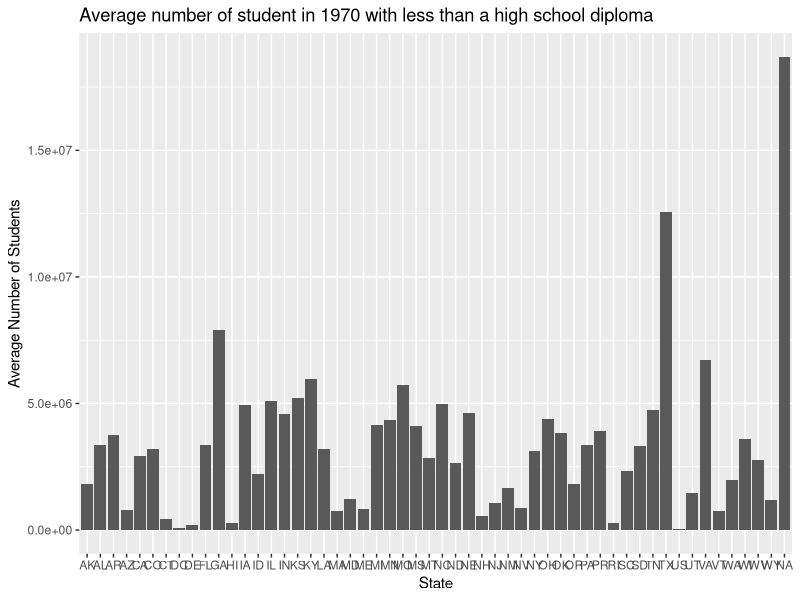
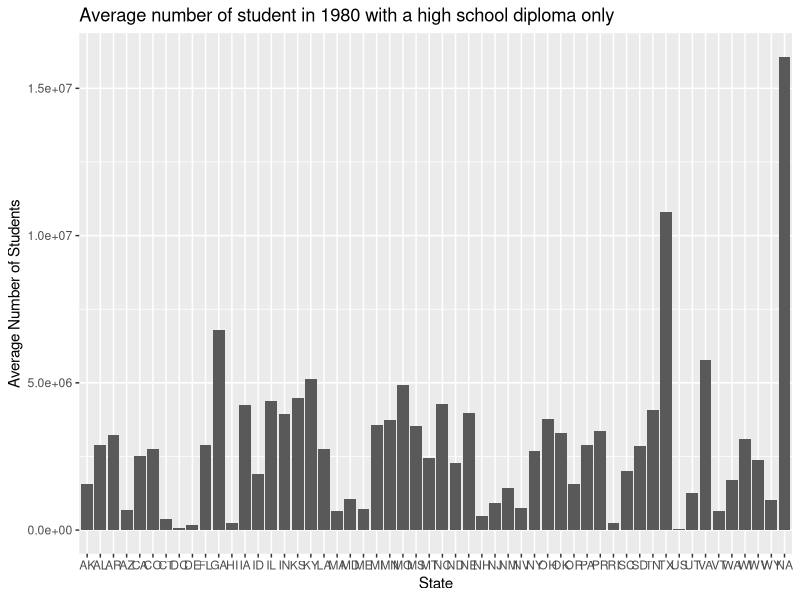
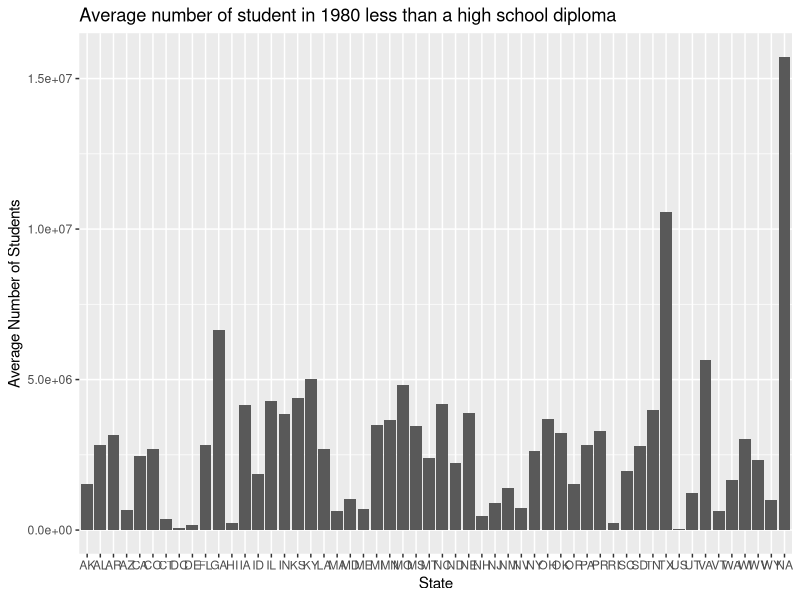
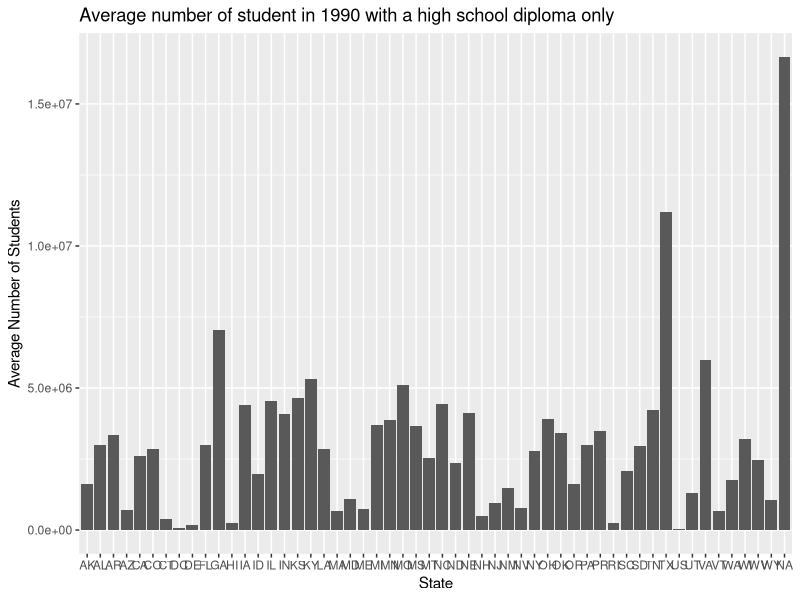
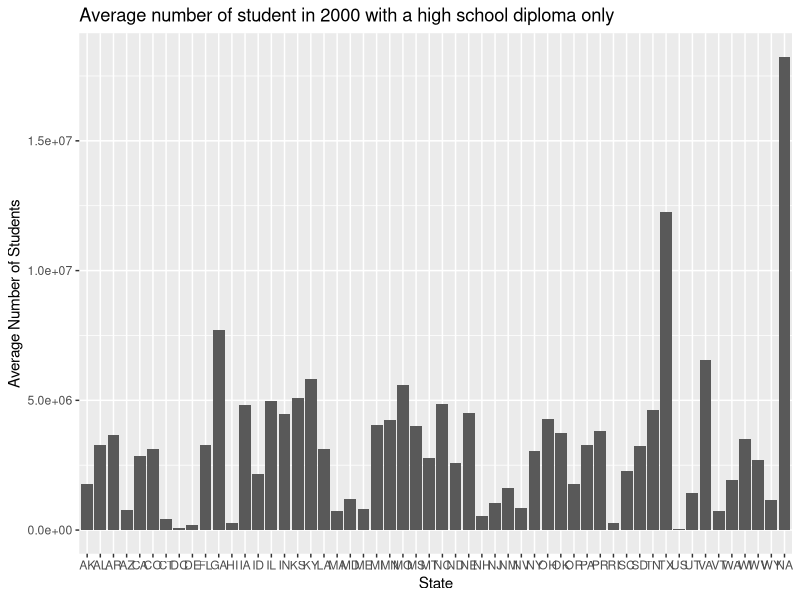
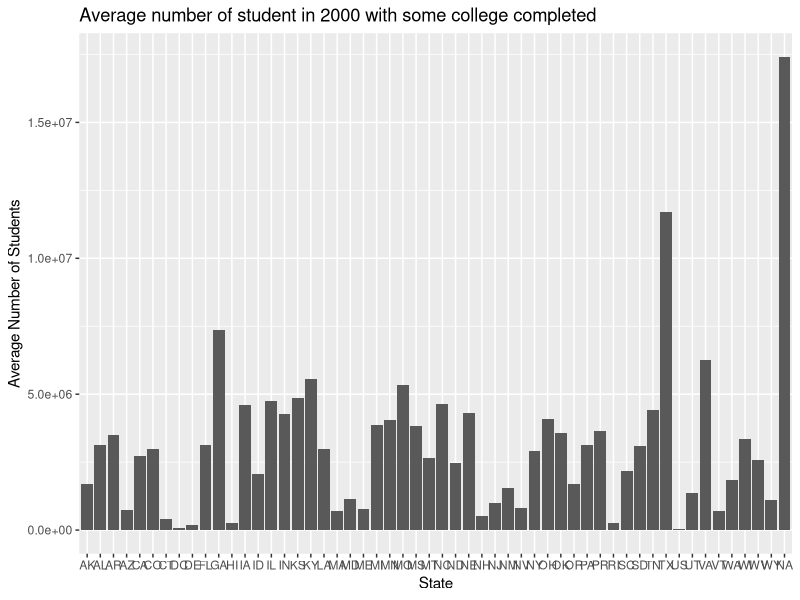
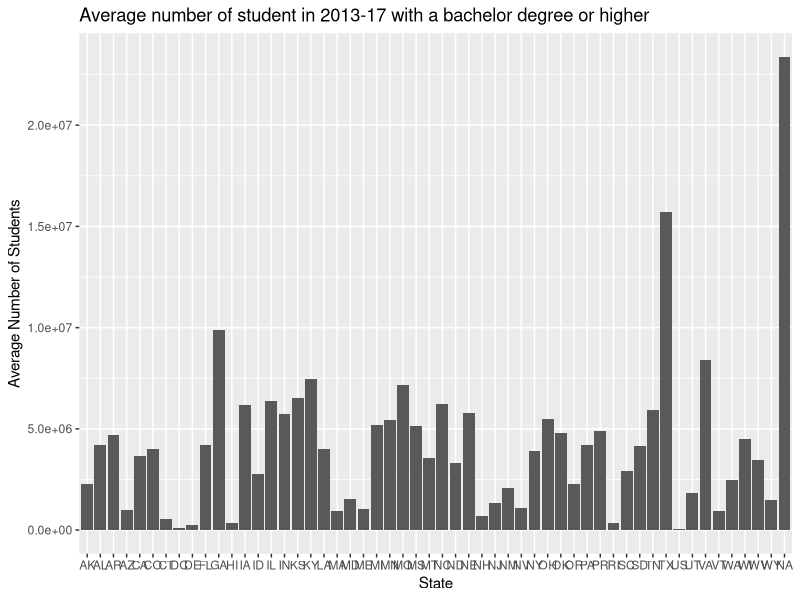

The R source for these figures, in order:
## ---- chunk 1
#install.packages("tidyverse")
suppressMessages(library("tidyverse"))
suppressMessages(library("dplyr"))
suppressMessages(library("tidyr"))

suppressMessages(education_attainment <- read_csv("./Education.csv"))

## ---- chunk 2
colnames(education_attainment)
#sapply(education_attainment, typeof)
#sapply(education_attainment, mode)
## ---- chunk 3
colnames(education_attainment)[colnames(education_attainment) == "FIPS Code"] <- "FIPS_Code"
colnames(education_attainment)[colnames(education_attainment) == "Area name"] <- "Area_Name"
colnames(education_attainment)[colnames(education_attainment) == "2003 Rural-urban Continuum Code"] <- "2003_Rural_Urban_Continuum_Code"
colnames(education_attainment)[colnames(education_attainment) == "2003 Urban Influence Code"] <- "2003_Urban_Influence_Code"
colnames(education_attainment)[colnames(education_attainment) == "2013 Rural-urban Continuum Code"] <- "2013_Rural_Urban_Continuum_Code"
colnames(education_attainment)[colnames(education_attainment) == "2013 Urban Influence Code"] <- "2013_Urban_Influence_Code"

colnames(education_attainment)[colnames(education_attainment) == "Less than a high school diploma, 1970"] <- "1970_Less_Than_High_School_Diploma"
colnames(education_attainment)[colnames(education_attainment) == "High school diploma only, 1970"] <- "1970_High_School_Diploma_Only"
colnames(education_attainment)[colnames(education_attainment) == "Some college (1-3 years), 1970"] <- "1970_Some_College"
colnames(education_attainment)[colnames(education_attainment) == "Four years of college or higher, 1970"] <- "1970_Bachelor_Degree_Or_Higher"
colnames(education_attainment)[colnames(education_attainment) == "Percent of adults with less than a high school diploma, 1970"] <- "1970_Percent_Less_Than_High_School_Diploma"
colnames(education_attainment)[colnames(education_attainment) == "Percent of adults with a high school diploma only, 1970"] <- "1970_Percent_High_School_Diploma_Only"
colnames(education_attainment)[colnames(education_attainment) == "Percent of adults completing some college (1-3 years), 1970"] <- "1970_Percent_Some_College"
colnames(education_attainment)[colnames(education_attainment) == "Percent of adults completing four years of college or higher, 1970"] <- "1970_Percent_Bachelor_Degree_Or_Higher"

colnames(education_attainment)[colnames(education_attainment) == "Less than a high school diploma, 1980"] <- "1980_Less_Than_High_School_Diploma"
colnames(education_attainment)[colnames(education_attainment) == "High school diploma only, 1980"] <- "1980_High_School_Diploma_Only"
colnames(education_attainment)[colnames(education_attainment) == "Some college (1-3 years), 1980"] <- "1980_Some_College"
colnames(education_attainment)[colnames(education_attainment) == "Four years of college or higher, 1980"] <- "1980_Bachelor_Degree_Or_Higher"
colnames(education_attainment)[colnames(education_attainment) == "Percent of adults with less than a high school diploma, 1980"] <- "1980_Percent_Less_Than_High_School_Diploma"
colnames(education_attainment)[colnames(education_attainment) == "Percent of adults with a high school diploma only, 1980"] <- "1980_Percent_High_School_Diploma_Only"
colnames(education_attainment)[colnames(education_attainment) == "Percent of adults completing some college (1-3 years), 1980"] <- "1980_Percent_Some_College"
colnames(education_attainment)[colnames(education_attainment) == "Percent of adults completing four years of college or higher, 1980"] <- "1980_Percent_Bachelor_Degree_Or_Higher"

colnames(education_attainment)[colnames(education_attainment) == "Less than a high school diploma, 1990"] <- "1990_Less_Than_High_School_Diploma"
colnames(education_attainment)[colnames(education_attainment) == "High school diploma only, 1990"] <- "1990_High_School_Diploma_Only"
colnames(education_attainment)[colnames(education_attainment) == "Some college or associate's degree, 1990"] <- "1990_Some_College"
colnames(education_attainment)[colnames(education_attainment) == "Bachelor's degree or higher, 1990"] <- "1990_Bachelor_Degree_Or_Higher"
colnames(education_attainment)[colnames(education_attainment) == "Percent of adults with less than a high school diploma, 1990"] <- "1990_Percent_Less_Than_High_School_Diploma"
colnames(education_attainment)[colnames(education_attainment) == "Percent of adults with a high school diploma only, 1990"] <- "1990_Percent_High_School_Diploma_Only"
colnames(education_attainment)[colnames(education_attainment) == "Percent of adults completing some college or associate's degree, 1990"] <- "1990_Percent_Some_College"
colnames(education_attainment)[colnames(education_attainment) == "Percent of adults with a bachelor's degree or higher, 1990"] <- "1990_Percent_Bachelor_Degree_Or_Higher"

colnames(education_attainment)[colnames(education_attainment) == "Less than a high school diploma, 2000"] <- "2000_Less_Than_High_School_Diploma"
colnames(education_attainment)[colnames(education_attainment) == "High school diploma only, 2000"] <- "2000_High_School_Diploma_Only"
colnames(education_attainment)[colnames(education_attainment) == "Some college or associate's degree, 2000"] <- "2000_Some_College"
colnames(education_attainment)[colnames(education_attainment) == "Bachelor's degree or higher, 2000"] <- "2000_Bachelor_Degree_Or_Higher"
colnames(education_attainment)[colnames(education_attainment) == "Percent of adults with less than a high school diploma, 2000"] <- "2000_Percent_Less_Than_High_School_Diploma"
colnames(education_attainment)[colnames(education_attainment) == "Percent of adults with a high school diploma only, 2000"] <- "2000_Percent_High_School_Diploma_Only"
colnames(education_attainment)[colnames(education_attainment) == "Percent of adults completing some college or associate's degree, 2000"] <- "2000_Percent_Some_College"
colnames(education_attainment)[colnames(education_attainment) == "Percent of adults with a bachelor's degree or higher, 2000"] <- "2000_Percent_Bachelor_Degree_Or_Higher"

colnames(education_attainment)[colnames(education_attainment) == "Less than a high school diploma, 2013-17"] <- "2013-17_Less_Than_High_School_Diploma"
colnames(education_attainment)[colnames(education_attainment) == "High school diploma only, 2013-17"] <- "2013-17_High_School_Diploma_Only"
colnames(education_attainment)[colnames(education_attainment) == "Some college or associate's degree, 2013-17"] <- "2013-17_Some_College"
colnames(education_attainment)[colnames(education_attainment) == "Bachelor's degree or higher, 2013-17"] <- "2013-17_Bachelor_Degree_Or_Higher"
colnames(education_attainment)[colnames(education_attainment) == "Percent of adults with less than a high school diploma, 2013-17"] <- "2013-17_Percent_Less_Than_High_School_Diploma"
colnames(education_attainment)[colnames(education_attainment) == "Percent of adults with a high school diploma only, 2013-17"] <- "2013-17_Percent_High_School_Diploma_Only"
colnames(education_attainment)[colnames(education_attainment) == "Percent of adults completing some college or associate's degree, 2013-17"] <- "2013-17_Percent_Some_College"
colnames(education_attainment)[colnames(education_attainment) == "Percent of adults with a bachelor's degree or higher, 2013-17"] <- "2013-17_Percent_Bachelor_Degree_Or_Higher"
## ---- chunk 4
education_attainment$X48 <- NULL
## ---- chunk 5
location <- tibble("FIPS_Code" = education_attainment$FIPS_Code, "State" = education_attainment$State, "Area_Name" = education_attainment$Area_Name, "2003_Rural_Urban_Continuum_Code" = education_attainment$`2003_Rural_Urban_Continuum_Code`,  "2003_Urban_Influence_Code" = education_attainment$`2003_Urban_Influence_Code`, "2013_Rural_Urban_Continuum_Code" = education_attainment$`2013_Rural_Urban_Continuum_Code`, "2013_Urban_Influence_Code" = education_attainment$`2013_Urban_Influence_Code`)

education <- tibble("FIPS_Code" = education_attainment$FIPS_Code, "State" = education_attainment$State, "1970_Less_Than_High_School_Diploma" = education_attainment$`1970_Less_Than_High_School_Diploma`, "1970_High_School_Diploma_Only" = education_attainment$`1970_High_School_Diploma_Only`, "1970_Some_College" = education_attainment$`1970_Some_College`, "1970_Bachelor_Degree_Or_Higher" = education_attainment$`1970_Bachelor_Degree_Or_Higher`, "1970_Percent_Less_Than_High_School_Diploma" = education_attainment$`1970_Percent_Less_Than_High_School_Diploma`, "1970_Percent_High_School_Diploma_Only" = education_attainment$`1970_Percent_High_School_Diploma_Only`, "1970_Percent_Some_College" = education_attainment$`1970_Percent_Some_College`, "1970_Percent_Bachelor_Degree_Or_Higher" = education_attainment$`1980_Percent_Bachelor_Degree_Or_Higher`, "1980_Less_Than_High_School_Diploma" = education_attainment$`1980_Less_Than_High_School_Diploma`, "1980_High_School_Diploma_Only" = education_attainment$`1980_High_School_Diploma_Only`, "1980_Some_College" = education_attainment$`1980_Some_College`, "1980_Bachelor_Degree_Or_Higher" = education_attainment$`1980_Bachelor_Degree_Or_Higher`, "1980_Percent_Less_Than_High_School_Diploma" = education_attainment$`1980_Percent_Less_Than_High_School_Diploma`, "1980_Percent_High_School_Diploma_Only" = education_attainment$`1980_Percent_High_School_Diploma_Only`, "1980_Percent_Some_College" = education_attainment$`1980_Percent_Some_College`, "1980_Percent_Bachelor_Degree_Or_Higher" = education_attainment$`1980_Percent_Bachelor_Degree_Or_Higher`, "1990_Less_Than_High_School_Diploma" = education_attainment$`1990_Less_Than_High_School_Diploma`, "1990_High_School_Diploma_Only" = education_attainment$`1990_High_School_Diploma_Only`, "1990_Some_College" = education_attainment$`1990_Some_College`, "1990_Bachelor_Degree_Or_Higher" = education_attainment$`1990_Bachelor_Degree_Or_Higher`, "1990_Percent_Less_Than_High_School_Diploma" = education_attainment$`1990_Percent_Less_Than_High_School_Diploma`, "1990_Percent_High_School_Diploma_Only" = education_attainment$`1990_Percent_High_School_Diploma_Only`, "1990_Percent_Some_College" = education_attainment$`1990_Percent_Some_College`, "1990_Percent_Bachelor_Degree_Or_Higher" = education_attainment$`1990_Percent_Bachelor_Degree_Or_Higher`, "2000_Less_Than_High_School_Diploma" = education_attainment$`2000_Less_Than_High_School_Diploma`, "2000_High_School_Diploma_Only" = education_attainment$`2000_High_School_Diploma_Only`, "2000_Some_College" = education_attainment$`2000_Some_College`, "2000_Bachelor_Degree_Or_Higher" = education_attainment$`2000_Bachelor_Degree_Or_Higher`, "2000_Percent_Less_Than_High_School_Diploma" = education_attainment$`2000_Percent_Less_Than_High_School_Diploma`, "2000_Percent_High_School_Diploma_Only" = education_attainment$`2000_Percent_High_School_Diploma_Only`, "2000_Percent_Some_College" = education_attainment$`2000_Percent_Some_College`, "2000_Percent_Bachelor_Degree_Or_Higher" = education_attainment$`2000_Percent_Bachelor_Degree_Or_Higher`, "2013-17_Less_Than_High_School_Diploma" = education_attainment$`2013-17_Less_Than_High_School_Diploma`, "2013-17_High_School_Diploma_Only" = education_attainment$`2013-17_High_School_Diploma_Only`, "2013-17_Some_College" = education_attainment$`2013-17_Some_College`, "2013-17_Bachelor_Degree_Or_Higher" = education_attainment$`2013-17_Bachelor_Degree_Or_Higher`, "2013-17_Percent_Less_Than_High_School_Diploma" = education_attainment$`2013-17_Percent_Less_Than_High_School_Diploma`, "2013-17_Percent_High_School_Diploma_Only" = education_attainment$`2013-17_Percent_High_School_Diploma_Only`, "2013-17_Percent_Some_College" = education_attainment$`2013-17_Percent_Some_College`, "2013-17_Percent_Bachelor_Degree_Or_Higher" = education_attainment$`2013-17_Percent_Bachelor_Degree_Or_Higher`)
## ---- chunk 6
education$`1970_Less_Than_High_School_Diploma` <- type.convert(education$`1970_Less_Than_High_School_Diploma`)
education$`1970_High_School_Diploma_Only` <- type.convert(education$`1970_High_School_Diploma_Only`)
education$`1970_Some_College` <- type.convert(education$`1970_Some_College`)
education$`1970_Bachelor_Degree_Or_Higher` <- type.convert(education$`1970_Bachelor_Degree_Or_Higher`)
education$`1980_Less_Than_High_School_Diploma` <- type.convert(education$`1980_Less_Than_High_School_Diploma`)
education$`1980_High_School_Diploma_Only` <- type.convert(education$`1980_High_School_Diploma_Only`)
education$`1980_Some_College` <- type.convert(education$`1980_Some_College`)
education$`1980_Bachelor_Degree_Or_Higher` <- type.convert(education$`1980_Bachelor_Degree_Or_Higher`)
education$`1990_Less_Than_High_School_Diploma` <- type.convert(education$`1990_Less_Than_High_School_Diploma`)
education$`1990_High_School_Diploma_Only` <- type.convert(education$`1990_High_School_Diploma_Only`)
education$`1990_Some_College` <- type.convert(education$`1990_Some_College`)
education$`1990_Bachelor_Degree_Or_Higher` <- type.convert(education$`1990_Bachelor_Degree_Or_Higher`)
education$`2000_Less_Than_High_School_Diploma` <- type.convert(education$`2000_Less_Than_High_School_Diploma`)
education$`2000_High_School_Diploma_Only` <- type.convert(education$`2000_High_School_Diploma_Only`)
education$`2000_Some_College` <- type.convert(education$`2000_Some_College`)
education$`2000_Bachelor_Degree_Or_Higher` <- type.convert(education$`2000_Bachelor_Degree_Or_Higher`)
education$`2013-17_Less_Than_High_School_Diploma` <- type.convert(education$`2013-17_Less_Than_High_School_Diploma`)
education$`2013-17_High_School_Diploma_Only` <- type.convert(education$`2013-17_High_School_Diploma_Only`)
education$`2013-17_Some_College` <- type.convert(education$`2013-17_Some_College`)
education$`2013-17_Bachelor_Degree_Or_Higher` <- type.convert(education$`2013-17_Bachelor_Degree_Or_Higher`)
## ---- chunk 7
location$State <- as.factor(location$State)
levels(location$State)

location$`2003_Rural_Urban_Continuum_Code` <- as.factor(location$`2003_Rural_Urban_Continuum_Code`)
levels(location$`2003_Rural_Urban_Continuum_Code`)

location$`2003_Urban_Influence_Code` <- as.factor(location$`2003_Urban_Influence_Code`)
levels(location$`2003_Urban_Influence_Code`)

location$`2013_Rural_Urban_Continuum_Code` <- as.factor(location$`2013_Rural_Urban_Continuum_Code`)
levels(location$`2013_Rural_Urban_Continuum_Code`)

location$`2013_Urban_Influence_Code` <- as.factor(location$`2013_Urban_Influence_Code`)
levels(location$`2013_Urban_Influence_Code`)

education$State <- as.factor(education$State)
levels(education$State)
## ---- chunk 8
#summary for 1970
summary(education$`1970_Less_Than_High_School_Diploma`)
summary(education$`1970_High_School_Diploma_Only`)
summary(education$`1970_Some_College`)
summary(education$`1970_Bachelor_Degree_Or_Higher`)
## ---- chunk 9
#summary for 1980
summary(education$`1980_Less_Than_High_School_Diploma`)
summary(education$`1980_High_School_Diploma_Only`)
summary(education$`1980_Some_College`)
summary(education$`1980_Bachelor_Degree_Or_Higher`)
## ---- chunk 10
summary(education$`1990_Less_Than_High_School_Diploma`)
summary(education$`1990_High_School_Diploma_Only`)
summary(education$`1990_Some_College`)
summary(education$`1990_Bachelor_Degree_Or_Higher`)
## ---- chunk 11
#summary for 2000
summary(education$`2000_Less_Than_High_School_Diploma`)
summary(education$`2000_High_School_Diploma_Only`)
summary(education$`2000_Some_College`)
summary(education$`2000_Bachelor_Degree_Or_Higher`)
## ---- chunk 12
#summary for 2013-17
summary(education$`2013-17_Less_Than_High_School_Diploma`)
summary(education$`2013-17_High_School_Diploma_Only`)
summary(education$`2013-17_Some_College`)
summary(education$`2013-17_Bachelor_Degree_Or_Higher`)
## ---- chunk 13
library("ggplot2")
mean(education$`1970_Less_Than_High_School_Diploma`, na.rm = TRUE)


ggplot(education, aes(State, mean(`1970_Less_Than_High_School_Diploma`, na.rm = TRUE))) + geom_col() + labs( x = "State", y = "Average Number of Students",
title ="Average number of student in 1970 with less than a high school diploma") 

ggplot(education, aes(State, mean(`1980_High_School_Diploma_Only`, na.rm = TRUE))) + geom_col() + labs( x = "State", y = "Average Number of Students",
title ="Average number of student in 1980 with a high school diploma only") 


ggplot(education, aes(State, mean(`1980_Less_Than_High_School_Diploma`, na.rm = TRUE))) + geom_col() + labs( x = "State", y = "Average Number of Students",
title ="Average number of student in 1980 less than a high school diploma") 


ggplot(education, aes(State, mean(`1990_High_School_Diploma_Only`, na.rm = TRUE))) + geom_col() + labs( x = "State", y = "Average Number of Students",
title ="Average number of student in 1990 with a high school diploma only") 


ggplot(education, aes(State, mean(`2000_High_School_Diploma_Only`, na.rm = TRUE))) + geom_col() + labs( x = "State", y = "Average Number of Students",
title ="Average number of student in 2000 with a high school diploma only") 

ggplot(education, aes(State, mean(`2000_Some_College`, na.rm = TRUE))) + geom_col() + labs( x = "State", y = "Average Number of Students",
title ="Average number of student in 2000 with some college completed") 


ggplot(education, aes(State, mean(`2013-17_Bachelor_Degree_Or_Higher`, na.rm = TRUE))) + geom_col() + labs( x = "State", y = "Average Number of Students",
title ="Average number of student in 2013-17 with a bachelor degree or higher") 
